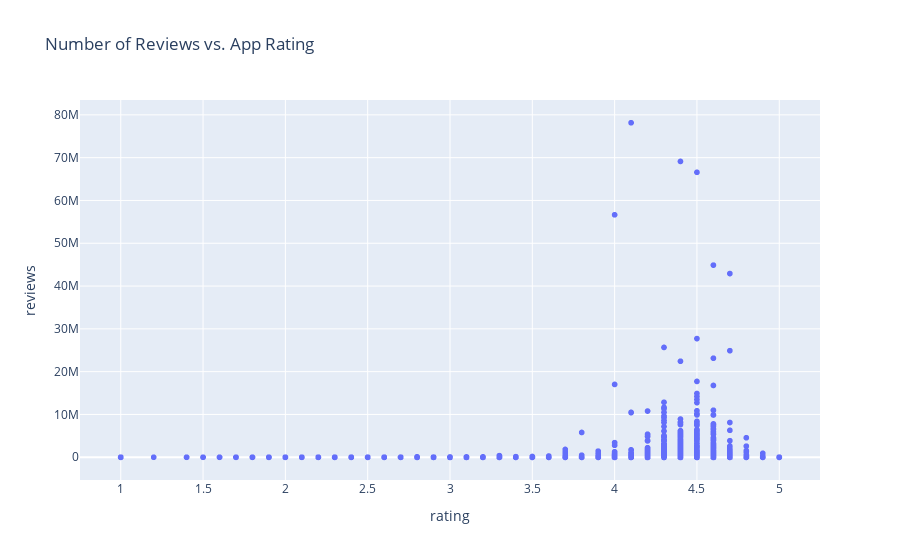

Notebook source saved alongside this figure:
### Markdown cell above
#### ❓ Number of Reviews - Does user feedback impact an app's rating?

### Code cell
px.scatter(app_data, 
           x="rating", 
           y="reviews", 
           title="Number of Reviews vs. App Rating")

### Figure 1 — Plotly figure (JSON) as saved in the notebook; plotly's stock layout.template omitted (floating-point values rounded to 4 significant figures; data arrays with more than 128 entries replaced by an {"elided": "..."} marker saying what was removed)
{"data": [{"hovertemplate": "rating=%{x}<br>reviews=%{y}<extra></extra>", "legendgroup": "", "marker": {"color": "#636efa", "symbol": "circle"}, "mode": "markers", "name": "", "showlegend": false, "type": "scattergl", "x": {"elided": "9660 float values"}, "xaxis": "x", "y": {"elided": "9660 int values"}, "yaxis": "y"}], "layout": {"legend": {"tracegroupgap": 0}, "title": {"text": "Number of Reviews vs. App Rating"}, "xaxis": {"anchor": "y", "domain": [0, 1], "title": {"text": "rating"}}, "yaxis": {"anchor": "x", "domain": [0, 1], "title": {"text": "reviews"}}}}
